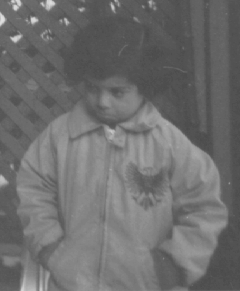
#> input picture mooc/hias-dip/homework1/pout.tif, 240 x 291 px
$ python homework1.py
#> lines starting #> are read from the running program, lines starting #| are printed output that depends on the picture
#! /usr/bin/env python3
import matplotlib.pyplot as pyplot
import cv2
import numpy as np

def calculate_hist(img): # img --> hist
    hist = []
    array = np.array(img)
    for i in range(256):
        hist.append(len(array[array == i]))
    # print(hist)
    # print(array)
    return hist

def get_cdf(hist): # hist --> cdf (cumulative distribution function)
    hist = np.array(hist)
    sum_hist = sum(hist)

    Pr = hist/sum_hist

    S = []
    cdf = 0
    for i in Pr:
        cdf = cdf + i
        S.append(cdf)
    S = np.array(S)
    # print(S)
    return S

def show_img_hist(img,title):

    img_hist = cv2.calcHist([img],[0],None,[256],[0,256])
    pyplot.subplot(1,4,1)
    pyplot.plot(img_hist,color="b")
    pyplot.title(title)

if __name__ == "__main__":
    input = cv2.imread('pout.tif',0)
#> input is the input picture: shape (291, 240); min 74, max 224, mean 110.3
    show_img_hist(input,"img_input")
#> in show_img_hist, `img_hist = cv2.calcHist([img],[0],None,[256],[0,256])`: img_hist = 256 values, max 3628 at index 82, min 0 at index 0, mean 272.8

    target_hist = []
    for i in range(256): # 在此可手动更改 hist
        target_hist.append(i)

    pyplot.subplot(1,4,2)
    pyplot.plot(target_hist,color="b")
    pyplot.title("target_hist")

    src_map = np.interp(get_cdf(calculate_hist(input)),get_cdf(target_hist),range(256))
#> after the loop in calculate_hist, `for i in range(256):`: hist has the same summary as img_hist in show_img_hist
#> in get_cdf, `hist = np.array(hist)`: hist has the same summary as img_hist in show_img_hist
#> in get_cdf, `sum_hist = sum(hist)`: sum_hist = 69840
#> in get_cdf, `Pr = hist/sum_hist`: Pr = 256 values, max 0.0519 at index 82, min 0 at index 0, mean 0.00391
#> after the loop in get_cdf, `for i in Pr:`: S = 256 values from 0 to 1; cdf = 1
#> the loop in get_cdf (call 2), `for i in Pr:` made 256 passes
#> (i, cdf) on passes 3 to 5: (6.13e-05, 9.19e-05), (9.19e-05, 0.000184), (0.000123, 0.000306)
#> src_map = 256 values from 0 to 255
    # 更改 hist即可

    pyplot.subplot(1,4,3)
    pyplot.plot(src_map,color="b")
    pyplot.title("map")

    print(np.array(input))
#> (printed output is left out)
    output = np.array(input)
    for i in range(len(output)):
        for j in range(len(output[i])):
            output[i][j] = src_map[output[i][j]]
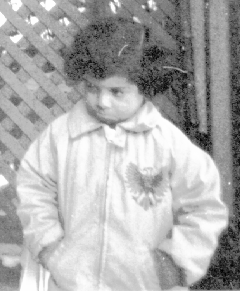
#> output: shape (291, 240); min 0, max 255, mean 172.4

    pyplot.subplot(1,4,4)
    pyplot.plot(calculate_hist(output),color="b")
    pyplot.title("output_img")
    pyplot.show()
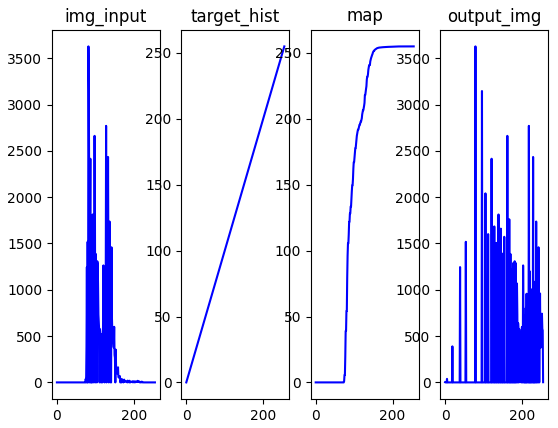
#> figure drawn by matplotlib, 4 panels; panel 1: curve peaks at x = 82, y = 3628; panel 2: curve peaks at x = 255, y = 255; panel 3: curve peaks at x = 224, y = 255; panel 4: curve peaks at x = 79, y = 3628

    cv2.imshow('img_input',input)
    cv2.imshow('img_output',output)
    cv2.imwrite('img_output_1.png',output)
    cv2.waitKey()
    cv2.destroyAllWindows()
